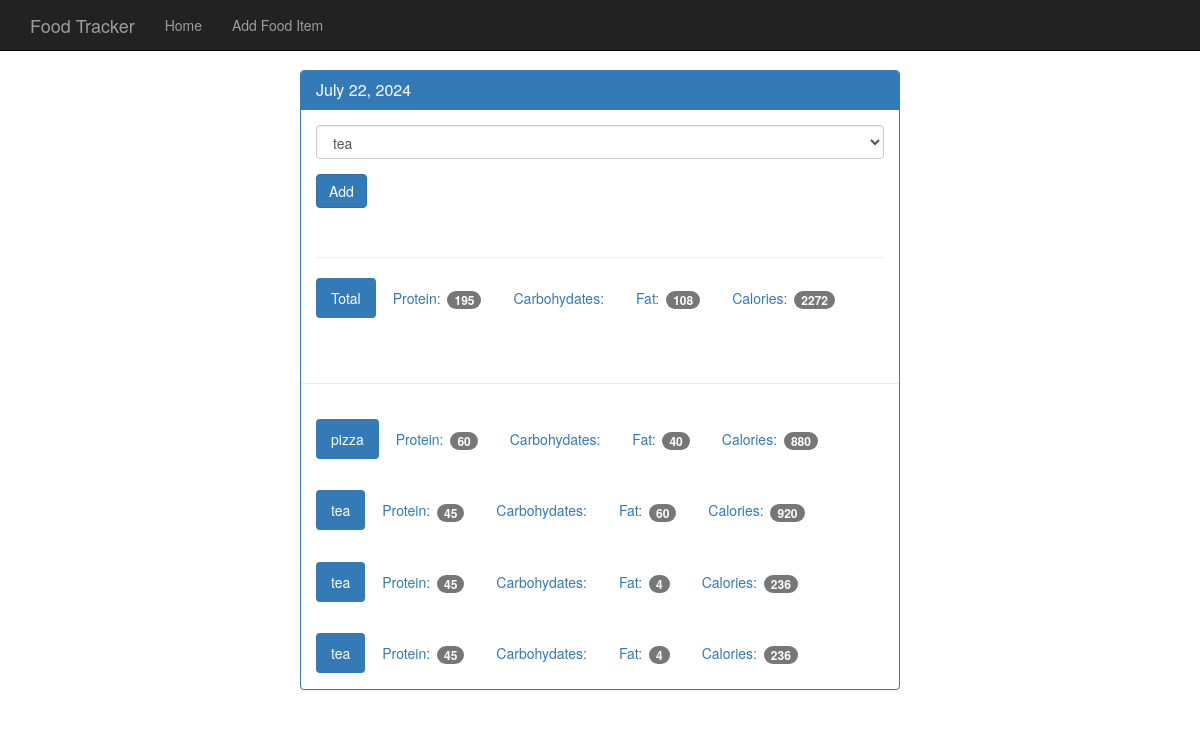
The page /view/20240722 on the database its author committed.
### tables this page shows
CREATE TABLE food (
    id INTEGER PRIMARY KEY AUTOINCREMENT,
    name TEXT NOT NULL,
    protein INTEGER NOT NULL,
    carbohydrates INTEGER NOT NULL,
    fat INTEGER NOT NULL,
    calories INTEGER NOT NULL
);

### app.py (the view)
@app.route('/view/<date>', methods=['GET', 'POST']) #date is going to be 20170520
def view(date):
    db = get_db()
    cur = db.execute('select id, entry_date from log_date where entry_date = ?', [date])
    date_result = cur.fetchone()
    if request.method == 'POST':
        food_id = request.form['food-select']
        log_date_id = date_result['id']
        db.execute('INSERT OR IGNORE INTO food_date (food_id, log_date_id) VALUES (?, ?)', (food_id, log_date_id))
        db.commit()
    d = datetime.strptime(str(date_result['entry_date']), '%Y%m%d')
    pretty_date = datetime.strftime(d, '%B %d, %Y')
    food_cur = db.execute('select id, name from food')
    food_results = food_cur.fetchall()
    log_cur = db.execute('select food.name, food.protein, food.carbohydrates, food.fat, food.calories from log_date join food_date on food_date.log_date_id = log_date.id join food on food.id = food_date.food_id where log_date.entry_date = ?', [date])
    log_results = log_cur.fetchall()
    totals = {}
    totals['protein'] = 0
    totals['carbohydrates'] = 0
    totals['fat'] = 0
    totals['calories'] = 0
    for food in log_results:
        totals['protein'] += food['protein']
        totals['carbohydrates'] += food['carbohydrates']
        totals['fat'] += food['fat']
        totals['calories'] += food['calories']
    return render_template('day.html', entry_date=date_result['entry_date'], pretty_date=pretty_date, food_results=food_results, log_results=log_results, totals=totals)

### database.py (called while the page is built)
def connect_db():
    sql = sqlite3.connect('food_log.db')
    sql.row_factory = sqlite3.Row
    return sql

def get_db():
    if not hasattr(g, 'sqlite_db'):
        g.sqlite_db = connect_db()
    return g.sqlite_db

### template/day.html (shortened to what this page needs)
{% extends "base.html" %} {% block body %}
<nav class="navbar navbar-inverse navbar-fixed-top">
  <div class="container">
    <div class="navbar-header">
      <a class="navbar-brand" href="{{url_for('index')}}">Food Tracker</a>
    </div>
    <div id="navbar" class="navbar-collapse collapse">
      <ul class="nav navbar-nav">
        <li><a href="{{url_for('index')}}">Home</a></li>
        <li><a href="{{url_for('food')}}">Add Food Item</a></li>
      </ul>
    </div>
  </div>
</nav>
<div class="container theme-showcase col-sm-6 col-sm-offset-3" role="main">
  <div class="row">
    <div>
      <div class="panel panel-primary">
        <div class="panel-heading">
          <h3 class="panel-title">{{pretty_date}}</h3>
        </div>
        <div class="panel-body">
          <form method="POST" action="{{url_for('view', date=entry_date)}}">
            <div class="form-group">
              <select class="form-control" name="food-select">
                {% for food in food_results%}
                <option value="{{food.id}}">{{food.name}}</option>
                {% endfor %}
              </select>
            </div>
            <button type="submit" class="btn btn-primary">Add</button>
          </form>
          <div class="page-header"></div>
          <ul class="nav nav-pills" role="tablist">
            <li class="active"><a>Total</a></li>
            <li>
              <a>Protein: <span class="badge">{{totals.protein}}</span></a>
            </li>
            <li>
              <a
                >Carbohydates:
                </a
              >
            </li>
            <li>
              <a>Fat: <span class="badge">{{totals.fat}}</span></a>
            </li>
            <li>
              <a>Calories: <span class="badge">{{totals.calories}}</span></a>
            </li>
          </ul>
        </div>
        <div class="page-header"></div>
        {%for food in log_results%}
        <div class="panel-body">
          <ul class="nav nav-pills" role="tablist">
            <li class="active"><a>{{food.name}}</a></li>
            <li>
              <a>Protein: <span class="badge">{{food.protein}}</span></a>
            </li>
            <li>
              <a
                >Carbohydates:
                </a
              >
            </li>
            <li>
              <a>Fat: <span class="badge">{{food.fat}}</span></a>
            </li>
            <li>
              <a>Calories: <span class="badge">{{food.calories}}</span></a>
            </li>
          </ul>
        </div>
        {% endfor %}
      </div>
    </div>
  </div>
</div>
{% endblock %}

### static/theme.css (style rules this page uses)
body { padding-top: 70px; padding-bottom: 30px; }

### rows shown on the page
food: name "pizza", protein "60", fat "40", calories "880"
food: name "tea", protein "45", fat "60", calories "920"
food: name "tea", protein "45", fat "4", calories "236"
food: name "tea", protein "45", fat "4", calories "236"

### other values the page prints
{{ pretty_date }} "July 22, 2024"
{{ totals.protein }} "195"
{{ totals.fat }} "108"
{{ totals.calories }} "2272"
form field food-select "tea"
